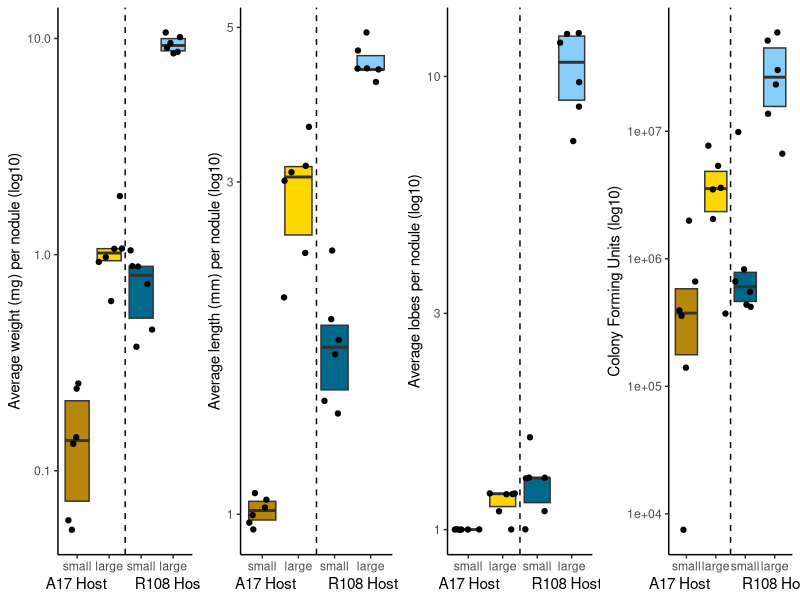
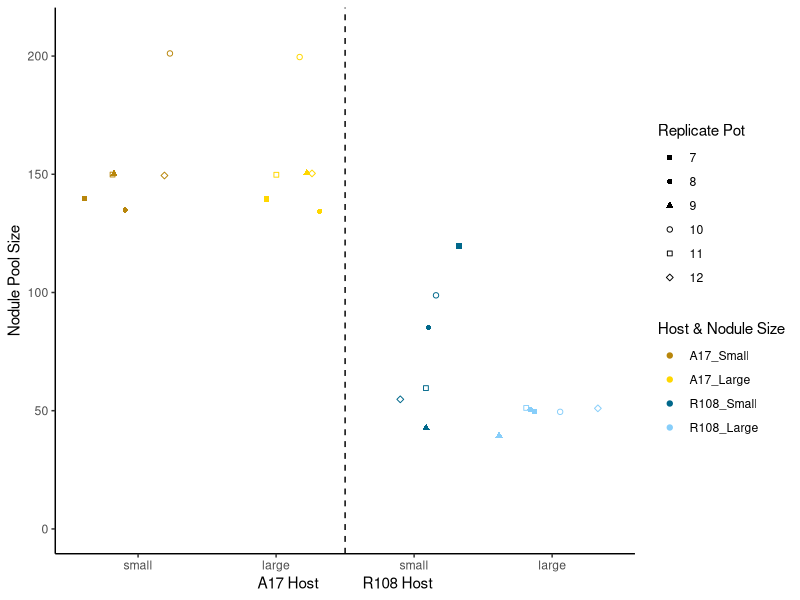
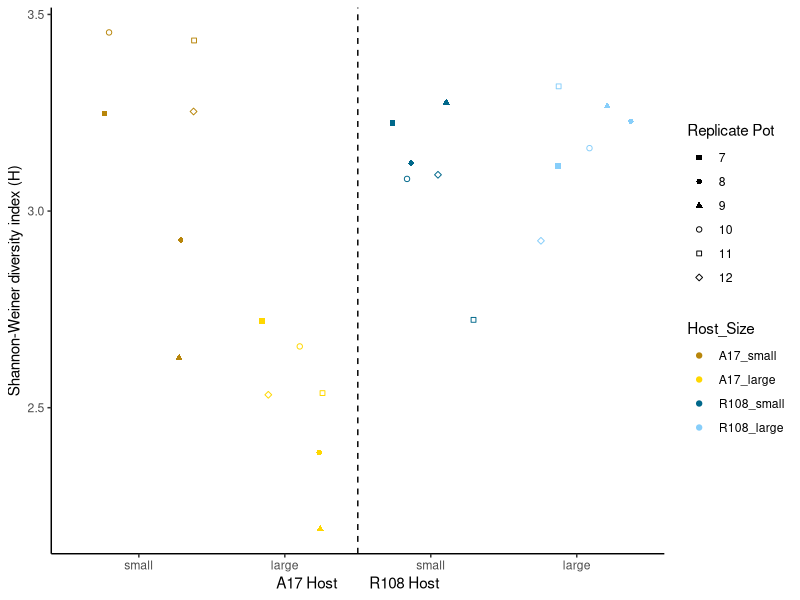
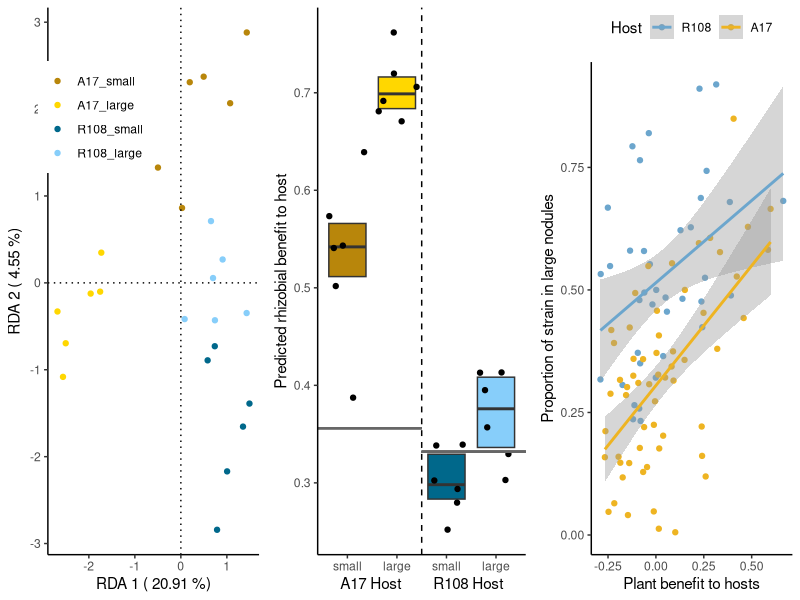
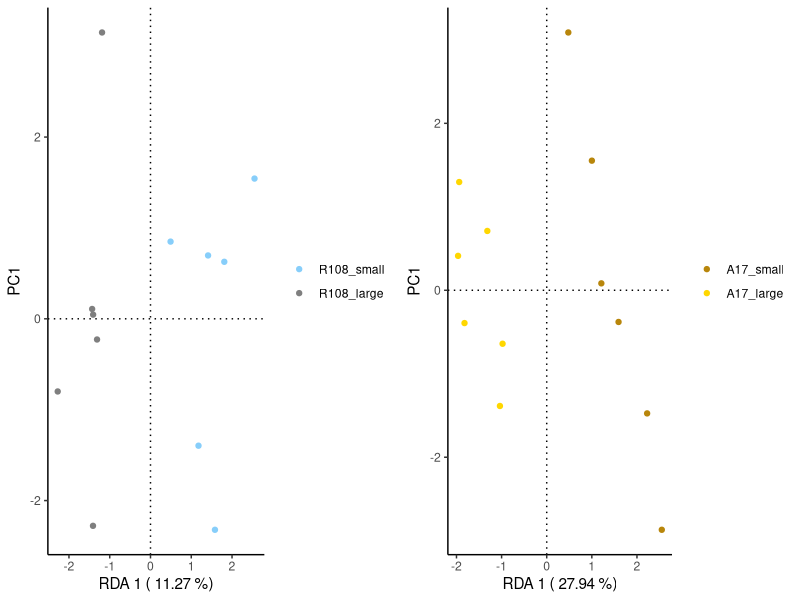

Write the R code that produced these figures, in order.
# Code to accompany "Natural genetic variation in host selectivity and adaptive allocation within legume-rhizobia symbiosis: processes are host-dependent, far from perfect, and correlate with nodule morphology 
# Liana Burghardt, Patrick Sydow, Jeremy Sutherland, Brendan Epstein, and Peter Tiffin
# Published in XXXXXXXX

# Load packages & color schemes----------------------------------------------------------
library(ggplot2)
library(vegan)
library(reshape2)
library(tidyverse)
library(ggpubr)

mycols.host<-c("darkgoldenrod","gold","deepskyblue4","lightskyblue")
mycols.host.1<-c("skyblue3","goldenrod2")

# Load DataSets ----------------------------------------------------------------------

# 1. Overall characteristic of nodule size pools (e.g. number of nodules and wet weight)

NodulePools = read.csv('./Data/NodulePools_SizeData.txt',
                       sep='\t', header=TRUE, as.is=TRUE)

# 2. Colony forming units estimated from individual crushed nodules of each size class. ~ 3 replicate dilution series were conducted.

CFUs = read.csv('./Data/SingleNoduleColonies.txt',
                sep='\t', header=TRUE, as.is=TRUE)

# 3. Measurements nodule length and number of branches from 10 randomly chosen nodules of each Sized pool
# Columns include:

NoduleSizeClasses = read.csv('./Data/NoduleSizeClassInfo.txt',
                             sep='\t', header=TRUE, as.is=TRUE)

# 4. Strain Communities in Nodules
# This is a 48 rows each of which represent a set of pooled nodules sampled from Medicago
# There are 69 Columns the first is a concatonated sample name
# Community_Host_TrtRep (e.g C68_A17_S1)
# Sinorhizobium community always C68 which is a mixture of 68 strains
# Host is one of two genotypes: A17 or R108
# Treatments: X = complete early nodule pools at 8 weeks of age, S = small nodule pool at 10 weeks old, M = medium nodule pools at 10 weeks old, B = large nodule pool at 10 weeks old)
# The remaining 68 columns hold strain frequency data in each nodule pool estimated for each of 68 strains using HARP

freqsC68 = read.csv('./Data/freq_C68.txt',
                    sep='\t', header=TRUE, as.is=TRUE)

# Single-strain plant growth benefit data from a previously published experiment (Burghardt 2018)
benefits = read.csv('./Data/SingleStrain_phenotype_summary.tsv',
                                  sep='\t', header=TRUE, as.is=TRUE)

# Figure 3. Nodule Pool Characteristics----------------------------------------------------

##### Summarize and subset the nodule size data ####
NoduleSize_summary<-NoduleSizeClasses %>% subset(Size!="Med")%>% mutate(Host_trt=paste(Plant_genotype,Size,sep="_"),Host_trt=factor(Host_trt,levels=c("A17_Small","A17_Large","R108_Small","R108_Large"))) %>% group_by(Plant_genotype,Size,Host_trt,Pot_replicate) %>% summarise(mean(Lobes_num),mean(Length_mm))
NodulePools<-NodulePools %>% subset(Size!="Medium") %>% mutate(WeightperNodule_mg=1000*(Nodule_weight_g/Nodule_number),Host_trt=paste(Plant_genotype,Size,sep="_"),Host_trt=factor(Host_trt,levels=c("A17_Small","A17_Large","R108_Small","R108_Large"))) 
CFU_summary<-CFUs %>% mutate(Size=factor(Size,levels=c("S","L")), Host_trt=paste(Plant_genotype,Size,sep="_"),Host_trt=factor(Host_trt,levels=c("A_S","A_L","R_S","R_L"))) %>% group_by(Plant_genotype,Size,Pot_replicate, Host_trt) %>% summarise(mean(Colonies))

##### 3a: Pictures of Nodules from a seperate source #####
##### 3b: Average weight per nodule #####

Fig.3b<-ggplot(NodulePools,aes(x=Host_trt,y=WeightperNodule_mg,fill=Host_trt))+
  geom_boxplot(outlier.shape=NA,na.rm = TRUE,coef=0) +
  geom_jitter() +
  scale_fill_manual(values=mycols.host)  +
  geom_vline(xintercept = 2.5,lty=2)+
  labs(x="A17 Host       R108 Host",y= "Average weight (mg) per nodule (log10)") +
  scale_x_discrete(labels=c("small", "large", "small","large"))+
  scale_y_log10()+
  theme_classic()+ 
  theme(legend.position="none")

# run linear model with log 10 transformation and store output
mod.weight<-lm(log10(WeightperNodule_mg)~ Plant_genotype*Size+factor(Pot_replicate), data = NodulePools)
aov.weight<-anova(mod.weight)
TukeyHSD(aov(mod.weight))

tab.3b<-data.frame(Dataset="weight",Term=row.names(aov.weight),
                   Df=aov.weight$Df,
                   Prop.Var=round(aov.weight$`Sum Sq`/sum(aov.weight$`Sum Sq`),3),
                   Fstat=round(aov.weight$`F value`,2),
                   Pvalue=round(aov.weight$`Pr(>F)`,3),
                   Radj=round(as.numeric(RsquareAdj(mod.weight)[2]),3))
tab.3b

##### 3c: Average length per nodule #####

Fig.3c<-ggplot(NoduleSize_summary,aes(x=Host_trt,y=`mean(Length_mm)`,fill=Host_trt))+
  geom_boxplot(outlier.shape=NA,na.rm = TRUE,coef=0) +
  geom_jitter() +
  scale_fill_manual(values=mycols.host)  +
  geom_vline(xintercept = 2.5,lty=2)+
  labs(x="A17 Host        R108 Host",y= "Average length (mm) per nodule (log10)") +
  scale_x_discrete(labels=c("small", "large", "small","large"))+
  scale_y_log10()+
  theme_classic()+ 
  theme(legend.position="none")

# run and save results from a linear model with log 10 transformation
mod.length<-lm(log10(`mean(Length_mm)`)~ Plant_genotype*Size+ factor(Pot_replicate), data = NoduleSize_summary)
aov.length<-anova(mod.length)

tab.3c<-data.frame(Dataset="Length_mm",Term=row.names(aov.length),
                   Df=aov.length$Df,
                   Prop.Var=round(aov.length$`Sum Sq`/sum(aov.length$`Sum Sq`),3),
                   Fstat=round(aov.length$`F value`,2),
                   Pvalue=round(aov.length$`Pr(>F)`,3),
                   Radj=round(as.numeric(RsquareAdj(mod.length)[2]),3))

tab.3c

##### 3d: Lobes for each Nodule Size Class #####

Fig.3d<-ggplot(NoduleSize_summary,aes(x=Host_trt,y=`mean(Lobes_num)`,fill=Host_trt))+
  geom_boxplot(outlier.shape=NA,na.rm = TRUE,coef=0) +
  geom_jitter() +
  scale_fill_manual(values=mycols.host)  +
  geom_vline(xintercept = 2.5,lty=2)+
  labs(x="A17 Host        R108 Host",y= "Average lobes per nodule (log10)") +
  scale_x_discrete(labels=c("small", "large", "small","large"))+
  scale_y_log10()+
  theme_classic()+ 
  theme(legend.position="none")

# run linear model with log 10 transformation
mod.lobes<-lm(log10(`mean(Lobes_num)`)~ Plant_genotype*Size+ factor(Pot_replicate), data = NoduleSize_summary)
aov.lobes<-anova(mod.lobes)

tab.3d<-data.frame(Dataset="lobes",Term=row.names(aov.lobes),
                   Df=aov.lobes$Df,
                   Prop.Var=round(aov.lobes$`Sum Sq`/sum(aov.lobes$`Sum Sq`),3),
                   Fstat=round(aov.lobes$`F value`,2),
                   Pvalue=round(aov.lobes$`Pr(>F)`,3),
                   Radj=round(as.numeric(RsquareAdj(mod.lobes)[2]),3))
tab.3d

##### 3e: Visualize the colony forming units released from big and small nodules ####

Fig.3e<-ggplot(CFU_summary,aes(x=Host_trt,y=`mean(Colonies)`,fill=Host_trt))+
  geom_boxplot(outlier.shape=NA,na.rm = TRUE,coef=0) +
  geom_jitter() +
  scale_y_log10()+
  geom_vline(xintercept = 2.5,lty=2)+
  scale_fill_manual(values=mycols.host)  +
  labs(x="A17 Host        R108 Host",y= "Colony Forming Units (log10)") +
  scale_x_discrete(labels=c("small", "large", "small","large"))+
  theme_classic()+ 
  theme(legend.position="none")

# run and store results from a linear model with log 10 transformation
mod.cfu<-lm(log10(`mean(Colonies)`)~ Plant_genotype*Size+ factor(Pot_replicate), data = CFU_summary)
aov.cfu<-anova(mod.cfu)

tab.3e<-data.frame(Dataset="cfu",Term=row.names(aov.cfu),
           Df=aov.cfu$Df,
           Prop.Var=round(aov.cfu$`Sum Sq`/sum(aov.cfu$`Sum Sq`),3),
           Fstat=round(aov.cfu$`F value`,2),
           Pvalue=round(aov.cfu$`Pr(>F)`,3),
           Radj=round(as.numeric(RsquareAdj(mod.cfu)[2]),3))
tab.3e


##### Save Figure 3 ####
pdf("Figures/Figure3.pdf", width = 10, height = 4)
ggarrange(Fig.3b,Fig.3c,Fig.3d,Fig.3e, ncol = 4)
dev.off()

# Figure S3: Numbers of Nodules in Pools -------------------------------------

Fig.S3<-ggplot(NodulePools,aes(x=Host_trt,y=Nodule_number,color=Host_trt,shape=factor(Pot_replicate)))+
  geom_jitter() +
  scale_color_manual(values=mycols.host,name="Host & Nodule Size",)  +
  scale_shape_manual(values=c(15,16,17,21,22,23),name="Replicate Pot",)  +
  geom_vline(xintercept = 2.5,lty=2)+
  labs(x="A17 Host           R108 Host",y= "Nodule Pool Size") +
  scale_x_discrete(labels=c("small", "large", "small","large"))+
  scale_y_continuous(limits = c(0,210))+
  theme_classic()

###### Save Figure S3 #####
pdf("Figures/FigureS3.pdf", width = 6, height = 4)
Fig.S3
dev.off()

# Figure 4 Strain Communities, Predicted Benefits, and Representation --------------------------

##### Prepare Data for analysis #####
# Store initial frequencies for standardizing, remove from data set, and take mean across replicates
initial<-freqsC68[grep(pattern = "initial",x = freqsC68$pool),]
initial_means = apply(initial[,-1], 2, mean)
freqs<-freqsC68[-grep(pattern = "initial",x = freqsC68$pool),]

freqs<-rbind(freqs[grep(pattern = "_B",x = freqs$pool),], freqsC68[grep(pattern = "_S",x = freqsC68$pool),])

# Define relevant columns for downstream analysis from the sample names
trts<-data.frame(do.call('rbind',strsplit(freqs$pool,"[_]"))) # create treatment colums from names
colnames(trts)<-c("Community","Host","trt_rep") # Add column names
trts$trt<-gsub('([A-Z]+)[0-9]+','\\1',trts$trt_rep) 
trts$rep<-as.numeric(gsub('[A-Z]+([0-9]+)','\\1',trts$trt_rep))
trts$Size <- "small" # Create columns for size category
trts[trts$trt=="B",]$Size <- "large" # Create columns for size category
trts$trt<-factor("small","large") # define as a factor
trts$Host_trt<-paste(trts$Host,trts$Size,sep="_") # create combined treatment for graphing
trts$Host_trt<-factor(trts$Host_trt,levels=c("A17_small","A17_large","R108_small","R108_large")) # define order
trts$Host_trt_rep<-paste(trts$Host_trt,trts$rep,sep="_") # create unique identifier

# Calculate relative fitness 
fitness<-log2(mapply("/", freqs[,-1], initial_means)) # Divide selected frequency by initial frequency
fitness[fitness< (-8)]<- (-8) # Replace infinite values due to zeros with -8 which is well below the threshold
fitness<-data.frame(trts,fitness)  # combine Relative fitness values with metadata
fitness_A17<-fitness[fitness$Host=="A17",] # separate A17 and R108 dataframes for benefits calculations
fitness_R108<-fitness[fitness$Host=="R108",] 

# Figure S4 Strain Diversity across nodules sizes (Figure S4) ----------------------------

# create frequency matrix for calculating diversity
freqs<-data.frame(trts,as.matrix(freqs[,-1]))  ### Raw frequency values w/o metadata
div_all<-rowwise(freqs) %>% transmute(Host=Host,Size=Size,Host_Size=Host_trt, rep=rep,Host_trt_rep=Host_trt_rep, nodule_isolate_diversity=diversity(c_across(USDA1157:X1719)))

Fig.S4<- ggplot(div_all,aes(x=Host_Size,y=nodule_isolate_diversity,color=Host_Size,shape=factor(rep)))+
  geom_jitter() +
  scale_color_manual(values=mycols.host)  +
  scale_shape_manual(values=c(15,16,17,21,22,23),name="Replicate Pot",)+
  labs(x="A17 Host        R108 Host",y= "Shannon-Weiner diversity index (H)") +
  geom_vline(xintercept = 2.5,lty=2)+
  scale_x_discrete(labels=c("small", "large", "small","large"))+
  theme_classic() 

##### Save Figure S4 ######
pdf("Figures/FigureS4.pdf", width = 6, height = 4)
Fig.S4
dev.off()


##### 4a: RDA Analysis of Strain Communities (Figure 4a) #####

## RDA_all_H*S model
rda_HostSize_all<-rda(fitness[,c(-1:-8)]~Host*Size,fitness, scale=TRUE)
model_HostSize_all<-anova(rda_HostSize_all, step=1000, perm.max=1000, by= "terms")

tab.S4a<-data.frame(Dataset="All",Term=row.names(model_HostSize_all),
                                 Df=model_HostSize_all$Df,
                                 Prop.Var=round(model_HostSize_all$Variance/sum(model_HostSize_all$Variance),3),
                                 Fstat=round(model_HostSize_all$F,2),
                                 Pvalue=round(model_HostSize_all$`Pr(>F)`,3),
                                 Radj=round(as.numeric(RsquareAdj(rda_HostSize_all)[2]),3))
tab.S4a

#Subset to A17 only and rerun
rda_Size_A17<-rda(fitness_A17[,c(-1:-8)]~Size,fitness_A17, scale=TRUE)
model_Size_A17<-anova(rda_Size_A17, step=1000, perm.max=1000, by= "terms")


tab.S4b<-data.frame(Dataset="A17",Term=row.names(model_Size_A17),
                             Df=model_Size_A17$Df,
                             Prop.Var=round(model_Size_A17$Variance/sum(model_Size_A17$Variance),3),
                             Fstat=round(model_Size_A17$F,2),
                             Pvalue=round(model_Size_A17$`Pr(>F)`,3),
                             Radj=round(as.numeric(RsquareAdj(rda_Size_A17)[2]),3))
tab.S4b

#Run the same analysis for R108
rda_Size_R108<-rda(fitness_R108[,c(-1:-8)]~Size,fitness_R108, scale=TRUE)
model_Size_R108<-anova(rda_Size_R108, step=1000, perm.max=1000, by= "terms")

tab.S4c<-data.frame(Dataset="R108",Term=row.names(model_Size_R108),
                              Df=model_Size_R108$Df,
                              Prop.Var=round(model_Size_R108$Variance/sum(model_Size_R108$Variance),3),
                              Fstat=round(model_Size_R108$F,2),
                              Pvalue=round(model_Size_R108$`Pr(>F)`,3),
                              Radj=round(as.numeric(RsquareAdj(rda_Size_R108)[2]),3))
tab.S4c

### Graph the RDA models
df1  <- data.frame(geno=fitness$Host,type=fitness$Size,Host_trt=fitness$Host_trt,summary(rda_HostSize_all)$site)    
rda1_ev <-as.vector(eigenvals(rda_HostSize_all, model = c("constrained")))

rdainfo<-data.frame(Host_trt=levels(factor(fitness$Host_trt)),mycols=mycols.host, myshapes=c(19,18,19,18))

dfR108  <- data.frame(geno=fitness_R108$Host,type=fitness_R108$Size,Host_trt=fitness_R108$Host_trt,summary(rda_Size_R108)$site)    
rdaR108_ev <-as.vector(eigenvals(rda_Size_R108, model = c("constrained")))

dfA17  <- data.frame(geno=fitness_A17$Host,type=fitness_A17$Size,Host_trt=fitness_A17$Host_trt,summary(rda_Size_A17)$site)    
rdaA17_ev <-as.vector(eigenvals(rda_Size_A17, model = c("constrained")))

Fig.4a<-ggplot(df1, aes(x=RDA1,y=RDA2,color=Host_trt))+
  scale_color_manual(values=rdainfo$mycols)+
  geom_point()+
  geom_hline(yintercept=0, linetype="dotted") +
  geom_vline(xintercept=0, linetype="dotted") +
  labs(x=paste("RDA 1 (",round(rda1_ev[1],2),"%)"),y=paste("RDA 2 (",round(rda1_ev[2],2),"%)"), color="Host") +
  theme_classic() +
  theme(legend.position=c(.22,.8),legend.title = element_blank())

Fig.S5a<-ggplot(dfR108, aes(x=RDA1,y=PC1,color=Host_trt))+
  scale_color_manual(values=rdainfo[4:6,]$mycols)+
  geom_point()+
  geom_hline(yintercept=0, linetype="dotted") +
  geom_vline(xintercept=0, linetype="dotted") +
  labs(x=paste("RDA 1 (",round(rdaR108_ev[1],2),"%)"),y=paste("PC1"), color="Host") +
  theme_classic()+
  theme(legend.title = element_blank())

Fig.S5b<-ggplot(dfA17, aes(x=RDA1,y=PC1,color=Host_trt))+
  scale_color_manual(values=rdainfo[1:3,]$mycols)+
  geom_point()+
  geom_hline(yintercept=0, linetype="dotted") +
  geom_vline(xintercept=0, linetype="dotted") +
  labs(x=paste("RDA 1 (",round(rdaA17_ev[1],2),"%)"),y=paste("PC1"), color="Host") +
  theme_classic()+
  theme(legend.title = element_blank())

##### 4b: Predicted Plant Benefit analysis (Table S5) ####

# Load in data (this is the same data used in original Burghardt 2018 PNAS paper)
benefits$strain<-paste("X",benefits$strain,sep="")
mystrains<-colnames(fitness)[-1:-8]

#Subset down to strains used in this experiment
A17benefit<-as_tibble(benefits) %>% filter(plant_genotype=="A17",strain %in% !!mystrains) %>% select(c(strain,weight))
R108benefit<-as_tibble(benefits) %>% filter(plant_genotype=="R108",strain %in% !!mystrains) %>% select(c(strain,weight))

freq<-data.frame(t(freqs[,c(-1:-8)])) # transpose the data
colnames(freq)<- paste(trts$Host_trt_rep) # Add column names
freq<-cbind(freq,initial=initial_means) # add a column for the estimate the benefit provided by the initial community
freq$strain<-rownames(freq) # add rownames
R108freq<-merge(x=R108benefit,y=freq,by="strain") # merge R108 by strain with the single strain benefit data
A17freq<-merge(x=A17benefit,y=freq,by="strain") # merge A17 by strain with the single strain benefit data

# calculate the proportion of total benefit realized
Predsize<-data.frame(R108=(colSums(R108freq[,-1:-2]*R108freq$weight,na.rm = TRUE)/colSums(R108freq[,-1:-2],na.rm = TRUE)-min(R108freq$weight,na.rm=TRUE))/(max(R108freq$weight,na.rm=TRUE)-min(R108freq$weight,na.rm=TRUE)),
                     A17=(colSums(A17freq[,-1:-2]*A17freq$weight,na.rm = TRUE)/colSums(A17freq[,-1:-2],na.rm = TRUE)-min(A17freq$weight,na.rm=TRUE))/(max(A17freq$weight,na.rm=TRUE)-min(A17freq$weight,na.rm=TRUE)))

# Store the initial prediction for graphing
initialA17<-Predsize["initial","A17"]
initialR108<-Predsize["initial","R108"]

# remove the initial predice so it isn't in the boxplots
Predsize<-Predsize[-25,]

# Make sure factors are factors
Predsize$Host_trt<-factor(freqs$Host_trt)
Predsize$Host<-factor(freqs$Host)
Predsize$Size<-factor(freqs$Size)

# Focus in on A17 benefits for A17 hosts and R108 benefits for R108
Predsize$Benefit <- 0
Predsize[Predsize$Host=="A17",]$Benefit <- Predsize[Predsize$Host=="A17",]$A17
Predsize[Predsize$Host=="R108",]$Benefit <- Predsize[Predsize$Host=="R108",]$R108

# Create a Boxplot for Figure 2c

Fig.4b<-ggplot(Predsize[Predsize$Size!="early",],aes(x=Host_trt,y=Benefit,fill=Host_trt))+
  geom_boxplot(outlier.shape=NA,na.rm = TRUE,coef=0) +
  geom_jitter() +
  scale_fill_manual(values=mycols.host)  +
  geom_vline(xintercept = 2.5,lty=2)+
  geom_segment(x=.25,xend=2.5,y=initialA17,yend=initialA17,col="grey40",lty=1)+
  geom_segment(x=2.5,xend=4.75,y=initialR108,yend=initialR108,col="grey40",lty=1)+
  labs(x="A17 Host        R108 Host",y= "Predicted rhizobial benefit to host") +
  scale_x_discrete(labels=c("small", "large", "small","large"))+
  theme_classic()+ 
  theme(legend.position="none")

# Run linear model for Estimated Benefit
mod.benefit<-lm(Benefit~ Host*Size, data = Predsize[Predsize$Size!="early",])
aov.benefit<-anova(mod.benefit)

tab.S5<-data.frame(Dataset="benefit",Term=row.names(aov.benefit),
           Df=aov.benefit$Df,
           Prop.Var=round(aov.benefit$`Sum Sq`/sum(aov.benefit$`Sum Sq`),3),
           Fstat=round(aov.benefit$`F value`,2),
           Pvalue=round(aov.benefit$`Pr(>F)`,3),
           Radj=round(as.numeric(RsquareAdj(mod.benefit)[2]),3))
tab.S5

##### 4c: proportional representation in large vs small nodule pools ####

# Arrange and merge data for R108
R108small<-freqs %>% filter(Host=="R108",Size=="small") %>% mutate(across(USDA1157:X1719, ~ replace(., . ==  0 , 0.0001)))
R108large<-freqs %>% filter(Host=="R108",Size=="large") %>% mutate(across(USDA1157:X1719, ~ replace(., . ==  0 , 0.0001)))
R108represent_all<-data.frame(R108small[,c(2,5)],R108large[,-1:-8]/(R108small[,-1:-8]+R108large[,-1:-8]))
R108represent_all[is.na(R108represent_all)]
R108represent<- R108represent_all%>% summarise(across(USDA1157:X1719,median))
R108represent<-data.frame(strain=rownames(t(R108represent)),reward=t(R108represent))
R108represent<-merge(x=R108benefit,y=R108represent,by="strain")

# Arrange and merge data for A17
A17small<-freqs %>% filter(Host=="A17",Size=="small") %>% mutate(across(USDA1157:X1719, ~ replace(., . ==  0 , 0.0001)))
A17large<-freqs %>% filter(Host=="A17",Size=="large") %>% mutate(across(USDA1157:X1719, ~ replace(., . ==  0 , 0.0001)))
A17represent_all<-data.frame(A17small[,c(2,5)],A17large[,-1:-8]/(A17small[,-1:-8]+A17large[,-1:-8]))
A17represent_all[is.na(A17represent_all)]
A17represent<- A17represent_all%>% summarise(across(USDA1157:X1719,median))
A17represent<-data.frame(strain=rownames(t(A17represent)),reward=t(A17represent))
A17represent<-merge(x=A17benefit,y=A17represent,by="strain")

# Join A17 and R108 information
R108represent$Host = as.factor("R108")
A17represent$Host = as.factor("A17")
REPR <- rbind(R108represent, A17represent)

# Plot plant benefits in single strain on the x and strain representation in large nodules on the y axis
Fig.4c <- ggplot(REPR,aes(x=weight,y=reward,col=Host))+
  geom_point() +
  geom_smooth(method = 'lm') +
  scale_color_manual(values=mycols.host.1)+
  labs(x="Plant benefit to hosts",y= "Proportion of strain in large nodules") +
  theme_classic()+ 
  theme(legend.position="top")

# run a linear model to see if representation depends on nodule size or host identity or their interaction

mod.REPR <- lm(reward ~ weight*Host, data = REPR)
aov.REPR<-anova(mod.REPR)

tab.S6a<-data.frame(Dataset="Representation",Term=row.names(aov.REPR),
           Df=aov.REPR$Df,
           Prop.Var=round(aov.REPR$`Sum Sq`/sum(aov.REPR$`Sum Sq`),3),
           Fstat=round(aov.REPR$`F value`,2),
           Pvalue=round(aov.REPR$`Pr(>F)`,3),
           Radj=round(as.numeric(RsquareAdj(mod.REPR)[2]),3))
tab.S6a

# run a linear model to see if representation depends on nodule size for A17

mod.REPR.A17 <- lm(reward ~ weight, data = REPR[REPR$Host=="A17",])
aov.REPR.A17<- anova(mod.REPR.A17)

tab.S6b<-data.frame(Dataset="Representation",Term=row.names(aov.REPR.A17),
                    Df=aov.REPR.A17$Df,
                    Prop.Var=round(aov.REPR.A17$`Sum Sq`/sum(aov.REPR.A17$`Sum Sq`),3),
                    Fstat=round(aov.REPR.A17$`F value`,2),
                    Pvalue=round(aov.REPR.A17$`Pr(>F)`,3),
                    Radj=round(as.numeric(RsquareAdj(mod.REPR.A17)[2]),3))
tab.S6b

# run a linear model to see if representation depends on nodule size for R108
mod.REPR.R108 <- lm(reward ~ weight, data = REPR[REPR$Host=="R108",])
aov.REPR.R108<-anova(mod.REPR.R108)

tab.S6c<-data.frame(Dataset="Representation",Term=row.names(aov.REPR.R108),
                    Df=aov.REPR.R108$Df,
                    Prop.Var=round(aov.REPR.R108$`Sum Sq`/sum(aov.REPR.R108$`Sum Sq`),3),
                    Fstat=round(aov.REPR.R108$`F value`,2),
                    Pvalue=round(aov.REPR.R108$`Pr(>F)`,3),
                    Radj=round(as.numeric(RsquareAdj(mod.REPR.R108)[2]),3))
tab.S6c

##### Save Figure 4 #####
pdf("Figures/Figure4.pdf", width = 10, height = 4)
ggarrange(Fig.4a,Fig.4b,Fig.4c, ncol = 3)
dev.off()

##### Save Figure S5 #####
pdf("Figures/FigureS5.pdf", width = 8, height = 3)
ggarrange(Fig.S5a,Fig.S5b,ncol = 2)
dev.off()

